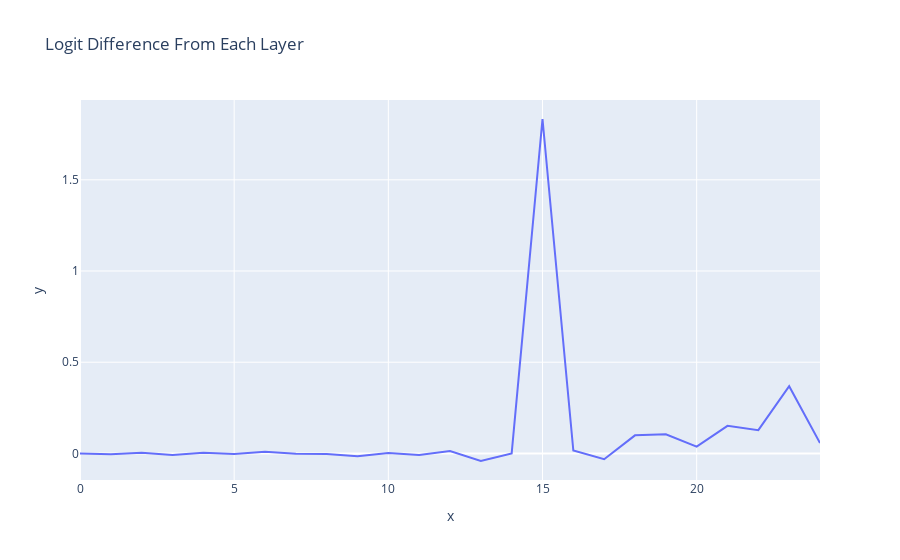

Source (notebook cell):
### Markdown cell above
### Layer Attribution

### Code cell
per_layer_residual, labels = clean_cache.decompose_resid(layer=-1, pos_slice=-1, return_labels=True)
per_layer_logit_diffs = residual_stack_to_logit_diff(per_layer_residual, logit_diff_directions, prompts, clean_cache)
line(per_layer_logit_diffs, hover_name=labels, title="Logit Difference From Each Layer")

### Figure 1 — Plotly figure (JSON) as saved in the notebook; plotly's stock layout.template omitted (floating-point values rounded to 4 significant figures)
{"data": [{"hovertemplate": "x=%{x}<br>y=%{y}<extra></extra>", "legendgroup": "", "line": {"color": "#636efa", "dash": "solid"}, "marker": {"symbol": "circle"}, "mode": "lines", "name": "", "orientation": "v", "showlegend": false, "type": "scatter", "x": [0, 1, 2, 3, 4, 5, 6, 7, 8, 9, 10, 11, 12, 13, 14, 15, 16, 17, 18, 19, 20, 21, 22, 23, 24], "xaxis": "x", "y": [-5.186e-05, -0.004724, 0.003425, -0.008806, 0.003179, -0.003445, 0.009251, -0.001942, -0.003283, -0.01592, 0.002183, -0.008277, 0.01286, -0.04144, 0.0005203, 1.833, 0.01614, -0.03178, 0.09924, 0.1049, 0.03733, 0.1512, 0.1277, 0.3688, 0.05704], "yaxis": "y"}], "layout": {"legend": {"tracegroupgap": 0}, "title": {"text": "Logit Difference From Each Layer"}, "xaxis": {"anchor": "y", "domain": [0, 1], "title": {"text": "x"}}, "yaxis": {"anchor": "x", "domain": [0, 1], "title": {"text": "y"}}}}
